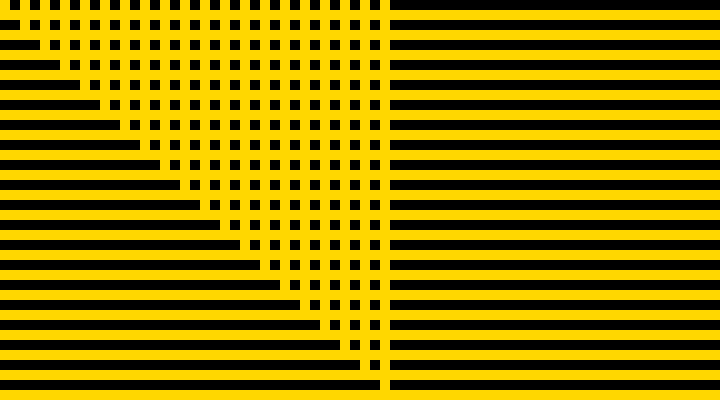
Frame 1 (no input)
Frame 60 (no input): identical to frame 1, image omitted
Frame 120 (the mouse pressed at the canvas centre since frame 60): identical to frame 1, image omitted

The p5.js sketch that drew this single still picture (run headless with seeded random() and noise() and a simulated clock; from frame 60 on, the mouse is pressed at the canvas centre):

// p5.js sketch
// ── sketch.js
function setup() {
	createCanvas(720, 400);
}

function draw() {
	background('gold');
	noStroke();
	for (let i = 0; i < height; i += 20) {
		fill('black');
		rect(0, i, width, 10);
		fill('gold');
		rect(i, 0, 10, height);
	}
}
